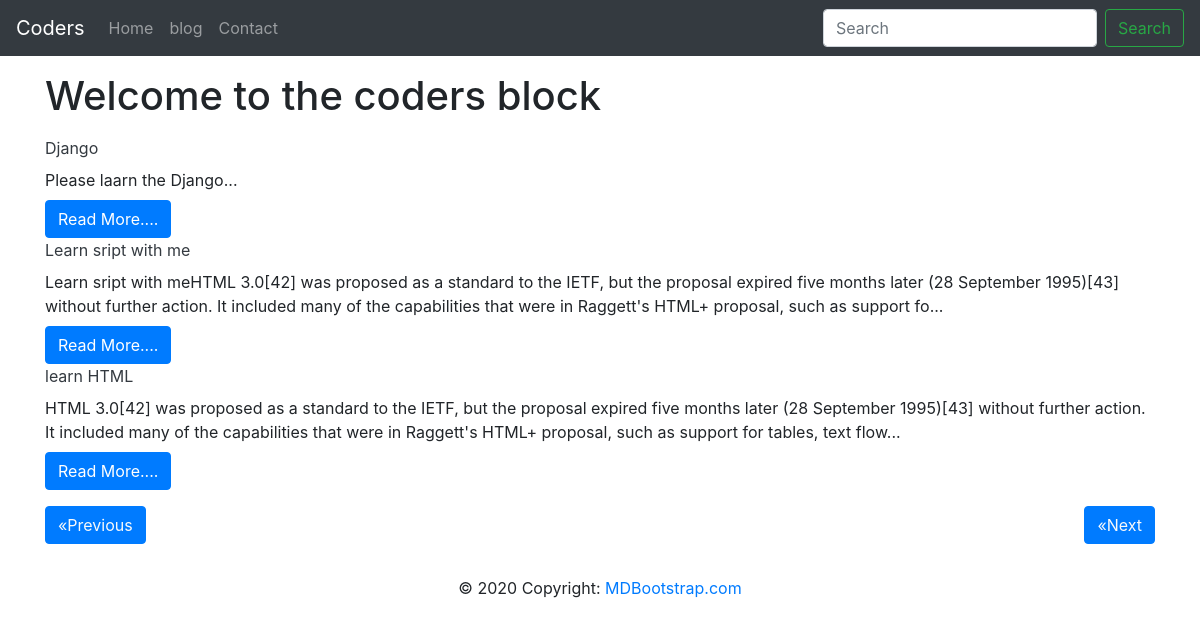
Screenshot of /blog/ with the database file from the repository.
### blog/models.py (models this page shows, shortened)
class Blog(models.Model):
    sno = models.AutoField(primary_key=True)
    title=models.CharField(max_length=200)
    content=models.TextField()
    slug=models.CharField(max_length=100)
    time=models.DateTimeField(auto_now_add=True)

### blog/views.py (the view)
# urls.py: 2. Add a URL to urlpatterns:  path('blog/', include('blog.urls'))
def blog(request):
    no_of_posts = 3
    page = request.GET.get('page')
    if page is None:
        page=1
    else:
        page=int(page)
    print(page)
    blogs= Blog.objects.all()
    length=len(blogs)
    blogs=blogs[(page-1)*no_of_posts:page*no_of_posts]
    if page>1:
        prev=page-1
    else:
        prev=None
    if page<math.ceil(length/no_of_posts):
        nxt=page+1
    else:
        nxt=None
    print(prev,nxt)
    context={'blogs':blogs,'prev':prev,'nxt':nxt}
    return render(request,"bloghome.html",context)

### templates/bloghome.html
{% extends 'base.html' %}
{% block body %}
<div class="container">
<h1 class="my-3"> Welcome to the coders block</h1>
{% for blog in blogs %}
<div class="my-2>
    <h3 class="text-dark"><a href="/blogpost/{{blog.slug}}" class="text-dark">{{blog.title}}</a></h3>
    <div class="my-2">
        {{blog.content|slice:257}}...
    </div>
<button class="btn btn-primary"> Read More....</button>
</div>
{% endfor %}
<div class="my-3">
{% if prev %}
<button class="btn btn-primary"><a class="text-light" href="/blog?page={{prev}}" >&laquo;Previous</a></button>
{% else %}
<button class="btn btn-primary"><a class="text-light" href="#">&laquo;Previous</a></button>
{% endif %}
{% if nxt %}
<button class="btn btn-primary float-right"><a class="text-light" href="/blog?page={{nxt}}" >&laquo;Next</a></button>
{% else %}
<button class="btn btn-primary float-right"><a class="text-light" href="#" >&laquo;Next</a></button>
{% endif %}
</div>
</div>
{% endblock body %}

### templates/base.html (shortened to what this page needs)
<!doctype html>
<html lang="en">
  <head>
    <link rel="stylesheet" href="https://stackpath.bootstrapcdn.com/bootstrap/4.3.1/css/bootstrap.min.css">
  </head>
  <body>
  <nav class="navbar navbar-expand-lg navbar-dark bg-dark">
  <div class="collapse navbar-collapse" id="navbarTogglerDemo01">
    <a class="navbar-brand" href="/">Coders</a>
    <ul class="navbar-nav mr-auto mt-2 mt-lg-0">
      <li class="nav-item {% block homeactive %} {% endblock homeactive %}">
        <a class="nav-link" href="#">Home <span class="sr-only">(current)</span></a>
      </li>
      <li class="nav-item {% block blogactive %} {% endblock blogactive %}">
        <a class="nav-link" href="/blog">blog</a>
      </li>
      <li class="nav-item {% block contactactive %} {% endblock contactactive %}">
        <a class="nav-link" href="/contact">Contact</a>
      </li>
    </ul>
    <form action="/search" method="get" form class="form-inline my-2 my-lg-0">
      <input class="form-control mr-sm-2" type="search" placeholder="Search" aria-label="Search">
      <button class="btn btn-outline-success my-2 my-sm-0" type="submit">Search</button>
    </form>
  </div>
</nav>
    {% block body %} {% endblock body %}
  </body>
<footer class="page-footer font-small-black">
  <div class="footer-copyright text-center py-3">© 2020 Copyright:
    <a href="https://mdbootstrap.com/"> MDBootstrap.com</a>
  </div>
</footer>
</html>

### rows the page displays
Blog: title "Django", content "Please laarn the Django"
Blog: title "Learn sript with me", content "Learn sript with meHTML 3.0[42] was proposed as a standard to the IETF, but the proposal expired five months later (28 September 1995)[43] without further action. It included many of the capabilities that were in Raggett's HTML+ proposal, such as support fo"
Blog: title "learn HTML", content "HTML 3.0[42] was proposed as a standard to the IETF, but the proposal expired five months later (28 September 1995)[43] without further action. It included many of the capabilities that were in Raggett's HTML+ proposal, such as support for tables, text flow"
